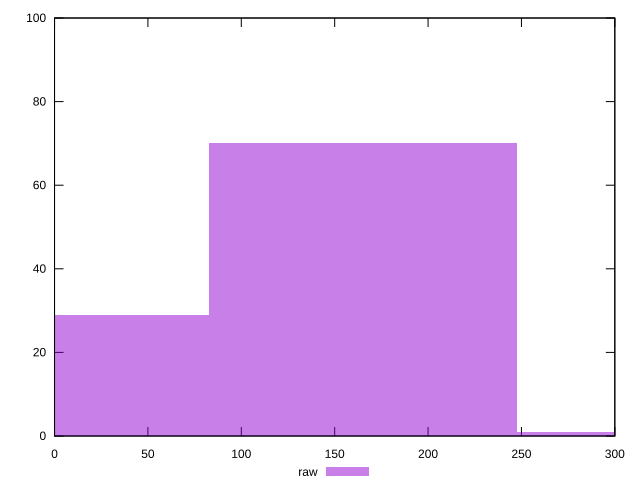

Recreate this plot in gnuplot.
reset

$raw <<EOF
330.2029073222731 1
165.10145366113656 70
0 29
EOF

set key outside below
set boxwidth 165.10145366113656
set xrange [0:300]
set yrange [0:100]
set trange [0:100]
set style fill transparent solid 0.5 noborder
set terminal svg size 640, 490 enhanced background rgb 'white'
set output "report_00018_2021-02-10T15-25-16.877Z/unused-css-rules/samples/pages+cached+noadtech+nomedia/raw/histogram.svg"

plot $raw title "raw" with boxes

reset
